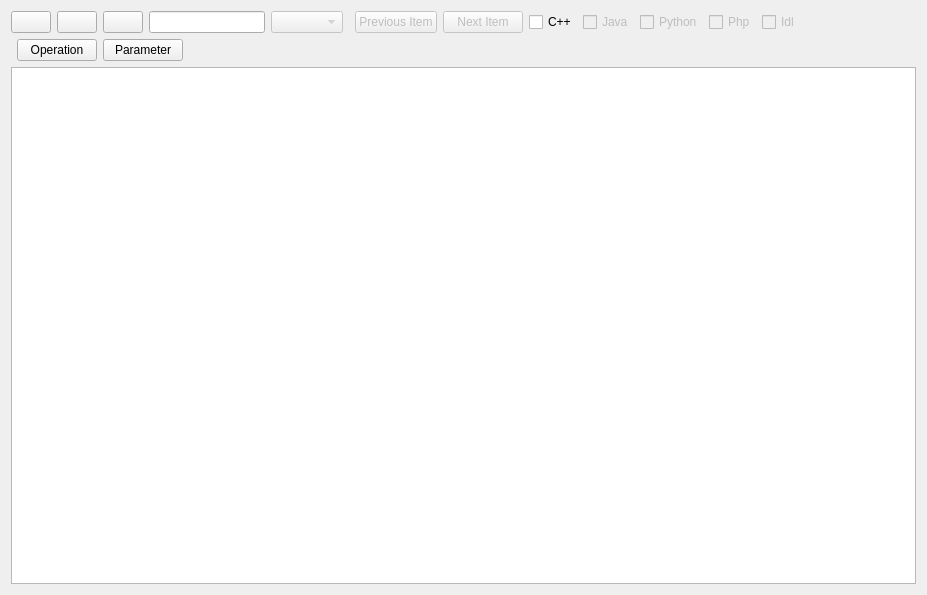
<?xml version="1.0" encoding="UTF-8"?>
<ui version="4.0">
 <class>QuickEdit</class>
 <widget class="QWidget" name="QuickEdit">
  <property name="geometry">
   <rect>
    <x>0</x>
    <y>0</y>
    <width>927</width>
    <height>595</height>
   </rect>
  </property>
  <property name="windowTitle">
   <string>Form</string>
  </property>
  <layout class="QGridLayout" name="gridLayout">
   <item row="0" column="0" colspan="4">
    <layout class="QHBoxLayout" name="horizontalLayout">
     <item>
      <widget class="QPushButton" name="pbRefreshView">
       <property name="text">
        <string/>
       </property>
       <property name="icon">
        <iconset resource="../icons.qrc">
         <normaloff>:/root/icons/arrow_refresh.png</normaloff>:/root/icons/arrow_refresh.png</iconset>
       </property>
      </widget>
     </item>
     <item>
      <widget class="QPushButton" name="pbUpOneLevel">
       <property name="text">
        <string/>
       </property>
       <property name="icon">
        <iconset resource="../icons.qrc">
         <normaloff>:/root/icons/next_folder.png</normaloff>:/root/icons/next_folder.png</iconset>
       </property>
      </widget>
     </item>
     <item>
      <widget class="QPushButton" name="pbDownOneLevel">
       <property name="text">
        <string/>
       </property>
       <property name="icon">
        <iconset resource="../icons.qrc">
         <normaloff>:/root/icons/previous folder.png</normaloff>:/root/icons/previous folder.png</iconset>
       </property>
      </widget>
     </item>
     <item>
      <widget class="QLineEdit" name="leSearch"/>
     </item>
     <item>
      <widget class="QComboBox" name="cbViewMode">
       <property name="enabled">
        <bool>false</bool>
       </property>
      </widget>
     </item>
     <item>
      <widget class="QWidget" name="wdgContextButtonHolder" native="true"/>
     </item>
     <item>
      <widget class="QPushButton" name="pushButton_2">
       <property name="enabled">
        <bool>false</bool>
       </property>
       <property name="text">
        <string>Previous Item</string>
       </property>
      </widget>
     </item>
     <item>
      <widget class="QPushButton" name="pushButton">
       <property name="enabled">
        <bool>false</bool>
       </property>
       <property name="text">
        <string>Next Item</string>
       </property>
      </widget>
     </item>
     <item>
      <widget class="QCheckBox" name="chkCpp">
       <property name="enabled">
        <bool>true</bool>
       </property>
       <property name="text">
        <string>C++</string>
       </property>
      </widget>
     </item>
     <item>
      <widget class="QCheckBox" name="chkJava">
       <property name="enabled">
        <bool>false</bool>
       </property>
       <property name="text">
        <string>Java</string>
       </property>
      </widget>
     </item>
     <item>
      <widget class="QCheckBox" name="chkPython">
       <property name="enabled">
        <bool>false</bool>
       </property>
       <property name="text">
        <string>Python</string>
       </property>
      </widget>
     </item>
     <item>
      <widget class="QCheckBox" name="chkPhp">
       <property name="enabled">
        <bool>false</bool>
       </property>
       <property name="text">
        <string>Php</string>
       </property>
      </widget>
     </item>
     <item>
      <widget class="QCheckBox" name="chkIdl">
       <property name="enabled">
        <bool>false</bool>
       </property>
       <property name="text">
        <string>Idl</string>
       </property>
      </widget>
     </item>
     <item>
      <spacer name="horizontalSpacer">
       <property name="orientation">
        <enum>Qt::Horizontal</enum>
       </property>
       <property name="sizeType">
        <enum>QSizePolicy::MinimumExpanding</enum>
       </property>
       <property name="sizeHint" stdset="0">
        <size>
         <width>40</width>
         <height>20</height>
        </size>
       </property>
      </spacer>
     </item>
    </layout>
   </item>
   <item row="1" column="3">
    <spacer name="horizontalSpacer_2">
     <property name="orientation">
      <enum>Qt::Horizontal</enum>
     </property>
     <property name="sizeHint" stdset="0">
      <size>
       <width>825</width>
       <height>20</height>
      </size>
     </property>
    </spacer>
   </item>
   <item row="2" column="0" colspan="4">
    <widget class="QTreeView" name="tvEditor"/>
   </item>
   <item row="1" column="1">
    <widget class="QPushButton" name="pbAddOperation">
     <property name="text">
      <string>Operation</string>
     </property>
     <property name="icon">
      <iconset resource="../icons.qrc">
       <normaloff>:/root/icons/bullet_add.png</normaloff>:/root/icons/bullet_add.png</iconset>
     </property>
    </widget>
   </item>
   <item row="1" column="2">
    <widget class="QPushButton" name="pbAddAttribute">
     <property name="text">
      <string>Parameter</string>
     </property>
     <property name="icon">
      <iconset resource="../icons.qrc">
       <normaloff>:/root/icons/bullet_add.png</normaloff>:/root/icons/bullet_add.png</iconset>
     </property>
    </widget>
   </item>
  </layout>
 </widget>
 <resources>
  <include location="../icons.qrc"/>
 </resources>
 <connections/>
</ui>
